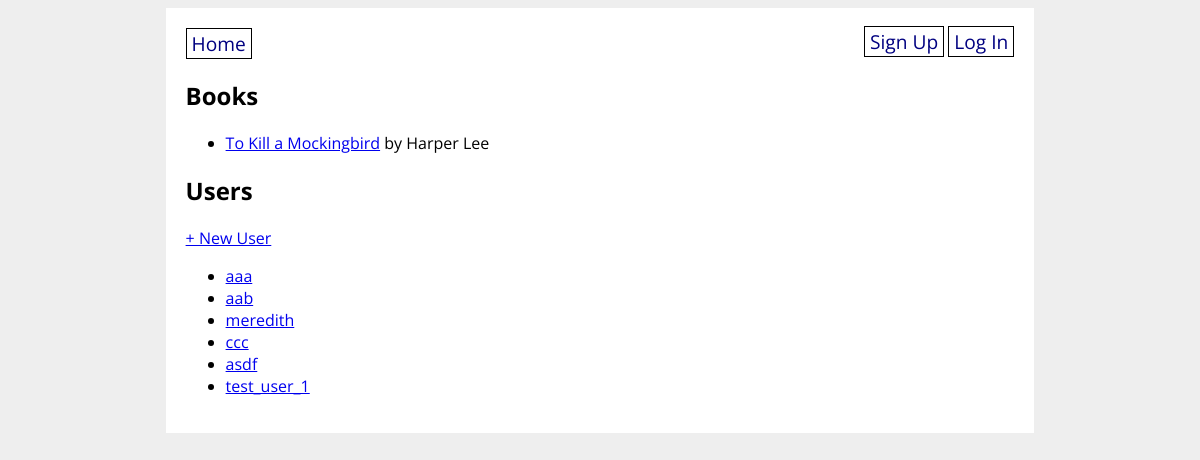
Before: / with the older database file.
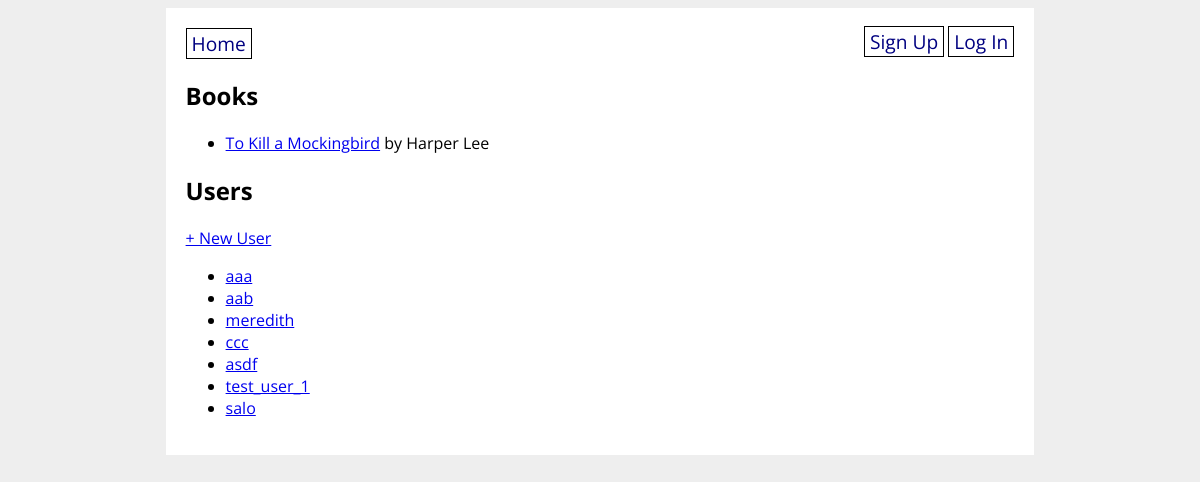
After: the same page with the newer database file.
### books_app/models.py (models this page shows, shortened)
class Book(db.Model):
    id = db.Column(db.Integer, primary_key=True)
    title = db.Column(db.String(80), nullable=False)
    publish_date = db.Column(db.Date)
    author_id = db.Column(db.Integer, db.ForeignKey('author.id'), nullable=False)
    author = db.relationship('Author', back_populates='books')
    audience = db.Column(db.Enum(Audience), default=Audience.ALL)
    genres = db.relationship(
        'Genre', secondary='book_genre', back_populates='books')
    users_who_favorited = db.relationship(
        'User', secondary='user_book', back_populates='favorite_books')

class Author(db.Model):
    id = db.Column(db.Integer, primary_key=True)
    name = db.Column(db.String(80), nullable=False)
    biography = db.Column(db.String(200))
    books = db.relationship('Book', back_populates='author')

class User(UserMixin, db.Model):
    id = db.Column(db.Integer, primary_key=True)
    username = db.Column(db.String(80), nullable=False, unique=True)
    password = db.Column(db.String(200), nullable=False)
    favorite_books = db.relationship(
        'Book', secondary='user_book', back_populates='users_who_favorited')

### books_app/main/routes.py (the view)
@main.route('/')
def homepage():
    all_books = Book.query.all()
    all_users = User.query.all()
    return render_template('home.html',
        all_books=all_books, all_users=all_users)

### books_app/templates/home.html
{% extends 'base.html' %}
{% block content %}
<h2>Books</h2>
<ul>
{% for book in all_books %}
    <li><a href="/book/{{ book.id }}">{{ book.title }}</a> by {{ book.author.name }}</li>
{% endfor %}
</ul>
<h2>Users</h2>
<p>
    <a href="/create_user">+ New User</a>
</p>
<ul>
    {% for user in all_users %}
        <li><a href="/profile/{{ user.username }}">{{ user.username }}</a></li>
    {% endfor %}
</ul>
{% endblock %}

### books_app/templates/base.html (shortened to what this page needs)
<!DOCTYPE html>
<html>
    <head>
        <link rel="stylesheet" href="/static/style.css">
    </head>
    <body>
        <div id="content">
            <nav>
                <a href="/">Home</a>
                <div>
                    {% if current_user.is_authenticated %}
                    <a href="/create_book">Create Book</a>
                    <a href="/create_author">Create Author</a>
                    <a href="/create_genre">Create Genre</a>
                    <a href="/logout">Log Out</a>
                    {% else %}
                    <a href="/signup">Sign Up</a>
                    <a href="/login">Log In</a>
                    {% endif %}
                </div>
            </nav>
            {% block content %}{% endblock %}
        </div>
    </body>
</html>

### books_app/static/style.css (style rules this page uses)
body { display: flex; flex-direction: column; align-items: center; background-color: #eee; font-family: 'Open Sans', sans-serif; }
#content { width: 70%; background-color: white; padding: 20px; }
nav { width: 100%; display: flex; flex-direction: row; justify-content: space-between; }
nav a { color: navy; text-decoration: none; border: 1px solid black; padding: 1px 5px; font-size: 1.2em; }

Changed rows visible on the page:
added User: username "salo"
